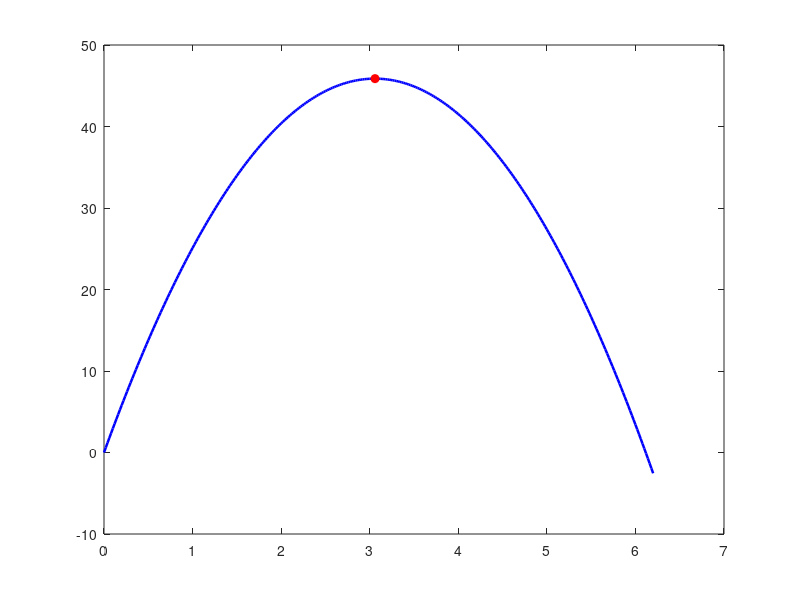

This chart was generated by the following MATLAB code: (Note: this script raises an error after producing the figure.)
%% Motion under gravity
% Models vertical displacement using a fixed time step and extracts the
% maximum height, its sample index, and the ground-impact time.

clear;
close all;
clc;

v0 = 30;          % Initial upward velocity (m/s)
g = -9.81;        % Gravitational acceleration (m/s^2)
dt = 0.02;        % Time step (s)
t = 0:dt:6.20;    % Simulation interval (s)

height = v0 .* t + 0.5 .* g .* t.^2;

[maximumHeight, maximumIndex] = max(height);
timeToMaximumHeight = t(maximumIndex);

% Find the first non-positive sample after launch and linearly interpolate
% between the surrounding samples for a more precise impact-time estimate.
groundIndex = find(height <= 0 & t > 0, 1, 'first');

if isempty(groundIndex)
    timeToGround = NaN;
    warning('The ball did not reach the ground during the simulation.');
else
    beforeGround = groundIndex - 1;
    timeToGround = t(beforeGround) + ...
        (0 - height(beforeGround)) * ...
        (t(groundIndex) - t(beforeGround)) / ...
        (height(groundIndex) - height(beforeGround));
end

figure('Color', 'w');
plot(t, height, 'b', 'LineWidth', 1.8);
hold on;
plot(timeToMaximumHeight, maximumHeight, 'ro', ...
    'MarkerFaceColor', 'r', 'DisplayName', 'Maximum height');
yline(0, 'k--', 'Ground level');
grid on;
xlabel('Time (s)');
ylabel('Height (m)');
title('Vertical Motion Under Gravity');
legend('Height', 'Maximum height', 'Ground level', 'Location', 'best');

fprintf('Maximum height: %.4f m\n', maximumHeight);
fprintf('Index at maximum height: %d\n', maximumIndex);
fprintf('Time to maximum height: %.4f s\n', timeToMaximumHeight);
fprintf('Estimated time to hit the ground: %.4f s\n', timeToGround);

% If gravity is incorrectly entered as positive, the parabola opens upward.
% The model then shows increasing height rather than a return to the ground,
% which is inconsistent with the chosen upward-positive sign convention.
